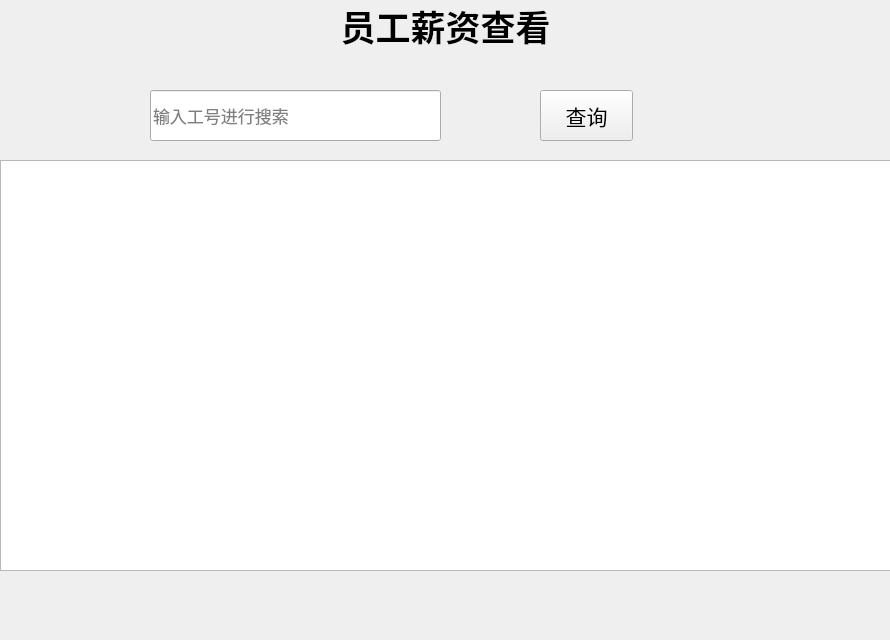
<?xml version="1.0" encoding="UTF-8"?>
<ui version="4.0">
 <class>searchbaoxiu_3</class>
 <widget class="QWidget" name="searchbaoxiu_3">
  <property name="geometry">
   <rect>
    <x>0</x>
    <y>0</y>
    <width>890</width>
    <height>640</height>
   </rect>
  </property>
  <property name="windowTitle">
   <string>Form</string>
  </property>
  <widget class="QLabel" name="label">
   <property name="geometry">
    <rect>
     <x>0</x>
     <y>0</y>
     <width>891</width>
     <height>51</height>
    </rect>
   </property>
   <property name="text">
    <string>&lt;html&gt;&lt;head/&gt;&lt;body&gt;&lt;p align=&quot;center&quot;&gt;&lt;span style=&quot; font-size:26pt; font-weight:600;&quot;&gt;员工薪资查看&lt;/span&gt;&lt;/p&gt;&lt;/body&gt;&lt;/html&gt;</string>
   </property>
  </widget>
  <widget class="QTableWidget" name="information_tableWidget">
   <property name="enabled">
    <bool>true</bool>
   </property>
   <property name="geometry">
    <rect>
     <x>0</x>
     <y>160</y>
     <width>891</width>
     <height>411</height>
    </rect>
   </property>
  </widget>
  <widget class="QPushButton" name="pushButton">
   <property name="geometry">
    <rect>
     <x>540</x>
     <y>90</y>
     <width>93</width>
     <height>51</height>
    </rect>
   </property>
   <property name="font">
    <font>
     <pointsize>16</pointsize>
    </font>
   </property>
   <property name="text">
    <string>查询</string>
   </property>
  </widget>
  <widget class="QLineEdit" name="sid_lineEdit">
   <property name="geometry">
    <rect>
     <x>150</x>
     <y>90</y>
     <width>291</width>
     <height>51</height>
    </rect>
   </property>
   <property name="font">
    <font>
     <pointsize>13</pointsize>
    </font>
   </property>
   <property name="placeholderText">
    <string>输入工号进行搜索</string>
   </property>
  </widget>
 </widget>
 <resources/>
 <connections/>
</ui>
